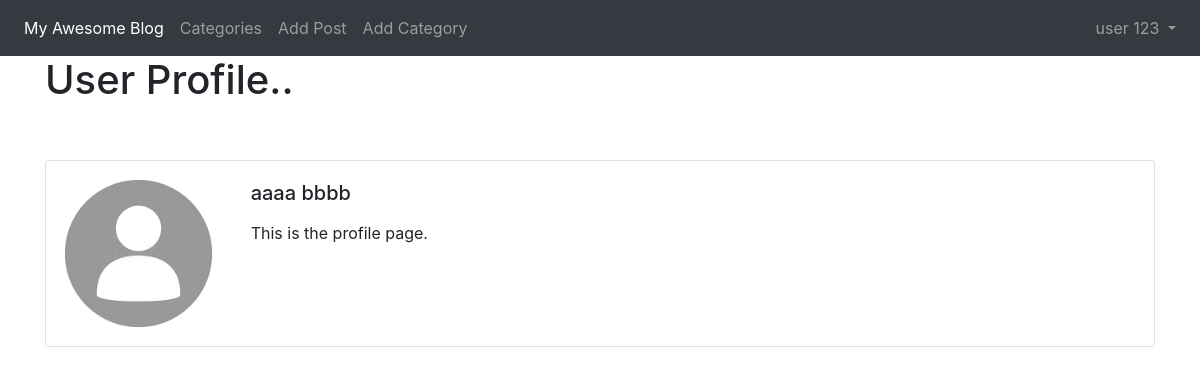
Screenshot of /members/2/profile/ (signed in) with the database file from the repository.
### Blogapp/models.py (models this page shows, shortened)
class Profile(models.Model):
    user = models.OneToOneField(User, null=True, on_delete=models.CASCADE)
    bio = models.TextField()
    profile_pic = models.ImageField(null=True, blank=True,upload_to="images/profile/")
    website_url = models.CharField(max_length=255, null=True, blank=True)
    facebook_url = models.CharField(max_length=255, null=True, blank=True)
    twitter_url = models.CharField(max_length=255, null=True, blank=True)
    instagram_url = models.CharField(max_length=255, null=True, blank=True)
    pinterest_url = models.CharField(max_length=255, null=True, blank=True)

### members/views.py (the view)
# urls.py: path('<int:pk>/profile/', ShowProfileView.as_view(), name='show_profile'),
class ShowProfileView(DetailView):
    model = Profile
    template_name = 'registration/user_profile.html'
    def get_context_data(self, *args, **kwargs):
        context = super(ShowProfileView, self).get_context_data(*args, **kwargs)
        page_user = get_object_or_404(Profile, id=self.kwargs['pk'])
        context["page_user"] = page_user
        return context

### members/templates/registration/user_profile.html (shortened to what this page needs)
{% extends 'Blogapp/base.html' %}
{% load static %}
{% block content %}
<h1>User Profile..</h1><br><br>
<div class="card mb-3">
  <div class="row no-gutters">
    <div class="col-md-2">
    {% if page_user.profile_pic %}
      <img src="{{ page_user.profile_pic.url }}" class="card-img">
    {% else %}
      <img src="{% static 'Blogproject/images/default_profile_pic.png' %}" class="card-img">
    {% endif %}
    </div>
    <div class="col-md-10">
      <div class="card-body">
        <h5 class="card-title">{{ page_user.user.first_name}}  {{page_user.user.last_name}}</h5>
        <p class="card-text">{{ page_user.bio }}</p>
      </div>
    </div>
  </div>
</div>
{% endblock %}

### Blogapp/templates/Blogapp/base.html (shortened to what this page needs)
<!doctype html>
<html lang="en">
  <head>
    <link rel="stylesheet" href="https://stackpath.bootstrapcdn.com/bootstrap/4.5.0/css/bootstrap.min.css">
  </head>
  <body>
    <nav class="navbar navbar-expand-lg navbar-dark bg-dark">
  <div class="collapse navbar-collapse" id="navbarSupportedContent">
    <ul class="navbar-nav mr-auto">
      <li class="nav-item active">
        <a class="nav-link" href="{% url 'home' %}">My Awesome Blog<span class="sr-only">(current)</span></a>
      </li>
      {% if cat_menu %}
      <li class="nav-item dropdown">
        <a class="nav-link dropdown-toggle" href="#" id="navbarDropdown" role="button" data-toggle="dropdown" aria-haspopup="true" aria-expanded="false">
          Categories
        </a>
        <div class="dropdown-menu" aria-labelledby="navbarDropdown">
          {% for item in cat_menu %}
          <a class="dropdown-item" href="{% url 'category' item|slugify %}">{{ item }}</a>
          {% endfor %}
        </div>
      </li>
      {% else %}
      <li class="nav-item">
        <a class="nav-link" href="{% url 'category_list' %}">Categories</a>
      </li>
      {% endif %}
      {% if user.is_authenticated %}
      <li class="nav-item">
        <a class="nav-link" href="{% url 'add_post' %}">Add Post</a>
      </li>
      <li class="nav-item">
        <a class="nav-link" href="{% url 'add_category' %}">Add Category</a>
      </li>
      {% endif %}
    </ul>
{% if user.is_authenticated %}
    <ul class="navbar-nav ml-auto">
      <li class="nav-item dropdown">
       <a class="nav-link dropdown-toggle" href="#" id="navbarDropdown" role="button" data-toggle="dropdown" aria-haspopup="true" aria-expanded="false">
         {{ user.first_name }}
         {{ user.last_name }}
       </a>
     </li>
    </ul>
{% endif %}
  </div>
</nav>
    <div class="container">
      {% block content %}
      {% endblock %}
    </div>
  </body>
</html>

### rows the page displays
Profile: user.first_name "aaaa", user.last_name "bbbb", bio "This is the profile page."

### other values shown
{{ user.first_name }} "user"
{{ user.last_name }} "123"
